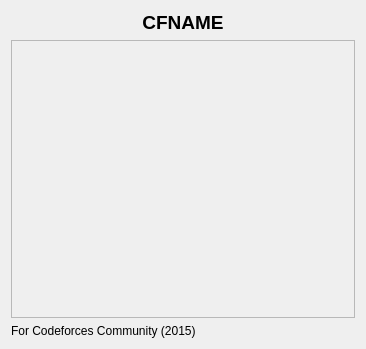
<?xml version="1.0" encoding="UTF-8"?>
<ui version="4.0">
 <class>Form</class>
 <widget class="QWidget" name="Form">
  <property name="geometry">
   <rect>
    <x>0</x>
    <y>0</y>
    <width>366</width>
    <height>349</height>
   </rect>
  </property>
  <property name="windowTitle">
   <string>Codeforces</string>
  </property>
  <layout class="QVBoxLayout" name="verticalLayout" stretch="0,1,0">
   <item>
    <widget class="QLabel" name="CFClassName">
     <property name="font">
      <font>
       <pointsize>14</pointsize>
       <weight>75</weight>
       <bold>true</bold>
       <strikeout>false</strikeout>
       <stylestrategy>PreferAntialias</stylestrategy>
       <kerning>false</kerning>
      </font>
     </property>
     <property name="text">
      <string>CFNAME</string>
     </property>
     <property name="textFormat">
      <enum>Qt::PlainText</enum>
     </property>
     <property name="alignment">
      <set>Qt::AlignCenter</set>
     </property>
    </widget>
   </item>
   <item>
    <widget class="QFrame" name="CFUserFrame">
     <property name="frameShape">
      <enum>QFrame::StyledPanel</enum>
     </property>
     <property name="frameShadow">
      <enum>QFrame::Raised</enum>
     </property>
    </widget>
   </item>
   <item>
    <widget class="QLabel" name="greetings">
     <property name="text">
      <string>For Codeforces Community (2015)</string>
     </property>
    </widget>
   </item>
  </layout>
 </widget>
 <resources/>
 <connections/>
</ui>
